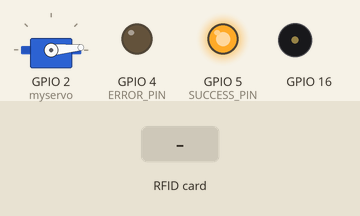
Simulated run of this sketch. Board: ESP8266 (NodeMCU). On the bench: servo, output pins drawn as LEDs (lit = HIGH), buzzer (waves = sounding). The inputs (shaded band) are chosen by the test bench. WiFi joins after 1.5 s; servers stay silent unless stated; the Firebase database answers and starts empty; what the sketch prints to the serial monitor is not drawn.

Above: at 7.0 s.
7.1 s: RFID card 5E 7A 19 C4 held to the reader
At 7.36 s:
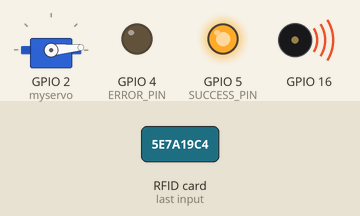
At 10.9 s:
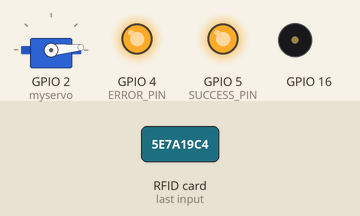
Timing chart, 0 to 12.6 s (numbered marks = the images above; inputs shaded):
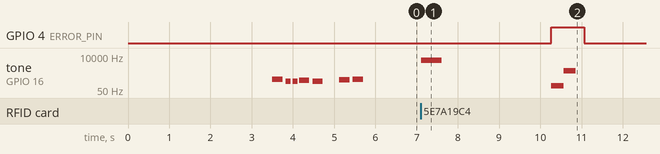

Measured:
- after the input at 7.1 s, GPIO 4 (ERROR_PIN): LOW → HIGH after 3.2 s, → LOW 0.80 s later; tone on GPIO 16: plays 5000 Hz for 0.50 s, 100 Hz for 0.30 s, 1000 Hz for 0.30 s, starting at once

The sketch:

RFID_IoT_FBase.ino
```cpp
//#include <SPI.h>
#include <MFRC522.h>
#include <FirebaseArduino.h> //Memasukan Lib Firebase (Basis Arduino)
#include <ESP8266WiFi.h>
#include <Servo.h>

#define SS_PIN 15
#define RST_PIN 0

#define ERROR_PIN 4
#define SUCCESS_PIN 5
#define CONN_PIN 5

int A, B, C, D, E, F, G, H, I, J; //UID Variabel
int Q, R, S, T, U, V, W, X, Y, Z; //Variabel State Pengguna

#define FIREBASE_HOST "kanggara101.firebaseio.com" //Database Config
#define FIREBASE_AUTH "Clw7sePLvWSbAP4oH7dt2FAVWouWnPEhdglbc9JA"

const char *ssid = "iPhone";
const char *password = "empatbelas";

MFRC522 mfrc522(SS_PIN, RST_PIN);
Servo myservo;

void setup() {
  delay(1000);
  myservo.attach(2);  // attaches the servo on GIO2 to the servo object
  myservo.write(5);
  Serial.begin(9600);
  WiFi.mode(WIFI_OFF);
  delay(1000);
  WiFi.mode(WIFI_STA);
  WiFi.begin(ssid, password);
  Serial.println("");

  pinMode(CONN_PIN, OUTPUT);
  pinMode(SUCCESS_PIN, OUTPUT);
  pinMode(ERROR_PIN, OUTPUT);

  Serial.print("Connecting");
  while (WiFi.status() != WL_CONNECTED) {
    delay(500);
    Serial.print(".");
  }
  Serial.println("");
  Serial.print("Connected to ");
  Serial.println(ssid);
  Serial.print("IP address: ");
  Serial.println(WiFi.localIP());
  Ready();
  Firebase.begin(FIREBASE_HOST, FIREBASE_AUTH);
  SPI.begin();
  mfrc522.PCD_Init();
}

void firebasereconnect()
{
  Serial.println("Trying to reconnect"); //menghubungkan kembali jika perangkat gagal terhubung ke firebase
  Firebase.begin(FIREBASE_HOST, FIREBASE_AUTH);
}

void(* resetFunc) (void) = 0;

void AmbilData(int code){
  A = Firebase.getString("RFID/UID/0").toInt(); //membaca nilai yang ada pada UID/0
  B = Firebase.getString("RFID/UID/1").toInt(); //membaca nilai yang ada pada UID/1
  C = Firebase.getString("RFID/UID/2").toInt(); //membaca nilai yang ada pada UID/2
  D = Firebase.getString("RFID/UID/3").toInt(); //membaca nilai yang ada pada UID/3
  E = Firebase.getString("RFID/UID/4").toInt(); //membaca nilai yang ada pada UID/4
  F = Firebase.getString("RFID/UID/5").toInt(); //membaca nilai yang ada pada UID/5
  G = Firebase.getString("RFID/UID/6").toInt(); //membaca nilai yang ada pada UID/6
  H = Firebase.getString("RFID/UID/7").toInt(); //membaca nilai yang ada pada UID/7
  I = Firebase.getString("RFID/UID/8").toInt(); //membaca nilai yang ada pada UID/8
  J = Firebase.getString("RFID/UID/9").toInt(); //membaca nilai yang ada pada UID/9
  Q = Firebase.getString("RFID/S/0").toInt(); //membaca nilai State pada S/0
  R = Firebase.getString("RFID/S/1").toInt(); //membaca nilai State pada S/1
  S = Firebase.getString("RFID/S/2").toInt(); //membaca nilai State pada S/2
  T = Firebase.getString("RFID/S/3").toInt(); //membaca nilai State pada S/3
  U = Firebase.getString("RFID/S/4").toInt(); //membaca nilai State pada S/4
  V = Firebase.getString("RFID/S/5").toInt(); //membaca nilai State pada S/5
  W = Firebase.getString("RFID/S/6").toInt(); //membaca nilai State pada S/6
  X = Firebase.getString("RFID/S/7").toInt(); //membaca nilai State pada S/7
  Y = Firebase.getString("RFID/S/8").toInt(); //membaca nilai State pada S/8
  Z = Firebase.getString("RFID/S/9").toInt(); //membaca nilai State pada S/9

       if (code == A && Q == 0 )
  {
    berhasil();
    Serial.println("Pengguna A Memasuki Wilayah");
    Firebase.setString("RFID/S/0", "1");
  }
  else if (code == A && Q == 1 )
  {
    berhasil();
    Serial.println("Pengguna A Keluar Wilayah");
    Firebase.setString("RFID/S/0", "0");
  }
  else if (code == B && R == 0 )
  {
    berhasil();
    Serial.println("Pengguna B Memasuki Wilayah");
    Firebase.setString("RFID/S/1", "1");
  }
  else if (code == B && R == 1 )
  {
    berhasil();
    Serial.println("Pengguna B Keluar Wilayah");
    Firebase.setString("RFID/S/1", "0");
  }
  else if (code == C && S == 0 )
  {
    berhasil();
    Serial.println("Pengguna C Memasuki Wilayah");
    Firebase.setString("RFID/S/2", "1");
  }
  else if (code == C && S == 1 )
  {
    berhasil();
    Serial.println("Pengguna C Keluar Wilayah");
    Firebase.setString("RFID/S/2", "0");
  }
  else if (code == D && T == 0 )
  {
    berhasil();
    Serial.println("Pengguna D Memasuki Wilayah");
    Firebase.setString("RFID/S/3", "1");
  }
  else if (code == D && T == 1 )
  {
    berhasil();
    Serial.println("Pengguna D Keluar Wilayah");
    Firebase.setString("RFID/S/3", "0");
  }
  else if (code == E && U == 0 )
  {
    berhasil();
    Serial.println("Pengguna E Memasuki Wilayah");
    Firebase.setString("RFID/S/4", "1");
  }
  else if (code == E && U == 1 )
  {
    berhasil();
    Serial.println("Pengguna E Keluar Wilayah");
    Firebase.setString("RFID/S/4", "0");
  }
  else if (code == F && V == 0 )
  {
    berhasil();
    Serial.println("Pengguna F Memasuki Wilayah");
    Firebase.setString("RFID/S/5", "1");
  }
  else if (code == F && V == 1 )
  {
    berhasil();
    Serial.println("Pengguna F Keluar Wilayah");
    Firebase.setString("RFID/S/5", "0");
  }
  else if (code == G && W == 0 )
  {
    berhasil();
    Serial.println("Pengguna G Memasuki Wilayah");
    Firebase.setString("RFID/S/6", "1");
  }
  else if (code == G && W == 1 )
  {
    berhasil();
    Serial.println("Pengguna G Keluar Wilayah");
    Firebase.setString("RFID/S/6", "0");
  }
  else if (code == H && X == 0 )
  {
    berhasil();
    Serial.println("Pengguna H Memasuki Wilayah");
    Firebase.setString("RFID/S/7", "1");
  }
  else if (code == H && X == 1 )
  {
    berhasil();
    Serial.println("Pengguna H Keluar Wilayah");
    Firebase.setString("RFID/S/7", "0");
  }
  else if (code == I && Y == 0 )
  {
    berhasil();
    Serial.println("Pengguna I Memasuki Wilayah");
    Firebase.setString("RFID/S/8", "1");
  }
  else if (code == I && Y == 1 )
  {
    berhasil();
    Serial.println("Pengguna I Keluar Wilayah");
    Firebase.setString("RFID/S/8", "0");
  }
  else if (code == J && Z == 0 )
  {
    berhasil();
    Serial.println("Pengguna J Memasuki Wilayah");
    Firebase.setString("RFID/S/9", "1");
  }
  else if (code == J && Z == 1 )
  {
    berhasil();
    Serial.println("Pengguna J Keluar Wilayah");
    Firebase.setString("RFID/S/9", "0");
  }
  else
  {
   buzzer();
  }
}

void berhasil()
{
  digitalWrite(SUCCESS_PIN, HIGH);
  tone(16, 20000, 500);
  delay(500);
  buka();
  delay(1500);
  tutup();
  digitalWrite(ERROR_PIN, HIGH);
}

void kirimData(int UID) {
  if (WiFi.status() == WL_CONNECTED)
  {
    tone(16, 5000, 500);
    String postData = "UID= " + String(UID);
    Firebase.pushString("RFID/PUSH/", String(UID));
    Serial.println(UID);
    Serial.println(postData);
  }
}

void loop() {
  if ( mfrc522.PICC_IsNewCardPresent()) {
    if ( mfrc522.PICC_ReadCardSerial()) {
      int code = 0;
      for (byte i = 0; i < mfrc522.uid.size; i++)
      {
        code = ((code + mfrc522.uid.uidByte[i]) * 2);
      }
      kirimData(code); //Memanggil fungsi kirimData();
      AmbilData(code);
      if (Firebase.failed())
      {
        Serial.print("setting number failed:");
        Serial.println(Firebase.error());
        resetFunc();
        return;
      }
  delay (500);
  digitalWrite(SUCCESS_PIN, HIGH);
  digitalWrite(ERROR_PIN, LOW);
  }
 }
}

void buka()
{
  int x;
  Serial.println("Membuka Pagar");
  for (x = 10; x <= 100; x++)
  {
    myservo.write(x); delay(10);
  }
  myservo.write(100); delay(10);
}

void tutup()
{
  int i;
  Serial.println("Menutup Pagar");
  for (i = 100; i >= 10; i--)
  {
    myservo.write(i); delay(10);
  }
  myservo.write(10); delay(10);
}

void buzzer()
{
  digitalWrite(ERROR_PIN, HIGH);
  tone(16, 100, 300);
  delay(300);
  tone(16, 1000, 300);
}

void Ready()
{
  #define NOTE_C4  262
  #define NOTE_G3  196
  #define NOTE_A3  220
  #define NOTE_B3  247
  int noteDurations[] = {4, 8, 8, 4, 4, 4, 4, 4};
  int melody[] = {NOTE_C4, NOTE_G3, NOTE_G3, NOTE_A3, NOTE_G3, 0, NOTE_B3, NOTE_C4};

  for (int thisNote = 0; thisNote < 8; thisNote++)
  {
    int noteDuration = 1000 / noteDurations[thisNote];
    tone(16, melody[thisNote], noteDuration);
    int pauseBetweenNotes = noteDuration * 1.30;
    delay(pauseBetweenNotes);
    noTone(8);
  }
  digitalWrite(SUCCESS_PIN, HIGH);
  digitalWrite(ERROR_PIN, LOW);
}
```
